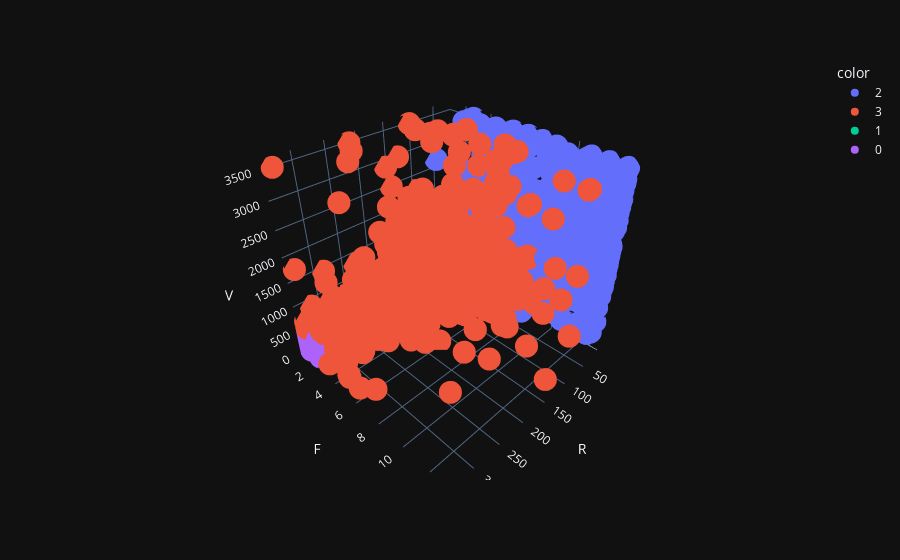

Source (notebook cell):
### Code cell
px.scatter_3d(df_rfv_clip, x='R', y='F', z='V', color=mclust_labels.astype(str), template='plotly_dark')

### Figure 1 — Plotly figure (JSON) as saved in the notebook; plotly's stock layout.template omitted (floating-point values rounded to 4 significant figures; data arrays with more than 128 entries replaced by an {"elided": "..."} marker saying what was removed)
{"data": [{"hovertemplate": "color=2<br>R=%{x}<br>F=%{y}<br>V=%{z}<extra></extra>", "legendgroup": "2", "marker": {"color": "#636efa", "symbol": "circle"}, "mode": "markers", "name": "2", "scene": "scene", "showlegend": true, "type": "scatter3d", "x": {"elided": "1078 int values"}, "y": {"elided": "1078 int values"}, "z": {"elided": "1078 float values"}}, {"hovertemplate": "color=3<br>R=%{x}<br>F=%{y}<br>V=%{z}<extra></extra>", "legendgroup": "3", "marker": {"color": "#EF553B", "symbol": "circle"}, "mode": "markers", "name": "3", "scene": "scene", "showlegend": true, "type": "scatter3d", "x": {"elided": "703 int values"}, "y": {"elided": "703 int values"}, "z": {"elided": "703 float values"}}, {"hovertemplate": "color=1<br>R=%{x}<br>F=%{y}<br>V=%{z}<extra></extra>", "legendgroup": "1", "marker": {"color": "#00cc96", "symbol": "circle"}, "mode": "markers", "name": "1", "scene": "scene", "showlegend": true, "type": "scatter3d", "x": {"elided": "1472 int values"}, "y": {"elided": "1472 int values"}, "z": {"elided": "1472 int values"}}, {"hovertemplate": "color=0<br>R=%{x}<br>F=%{y}<br>V=%{z}<extra></extra>", "legendgroup": "0", "marker": {"color": "#ab63fa", "symbol": "circle"}, "mode": "markers", "name": "0", "scene": "scene", "showlegend": true, "type": "scatter3d", "x": {"elided": "1083 int values"}, "y": {"elided": "1083 int values"}, "z": {"elided": "1083 int values"}}], "layout": {"legend": {"title": {"text": "color"}, "tracegroupgap": 0}, "margin": {"t": 60}, "scene": {"domain": {"x": [0, 1], "y": [0, 1]}, "xaxis": {"title": {"text": "R"}}, "yaxis": {"title": {"text": "F"}}, "zaxis": {"title": {"text": "V"}}}}}
